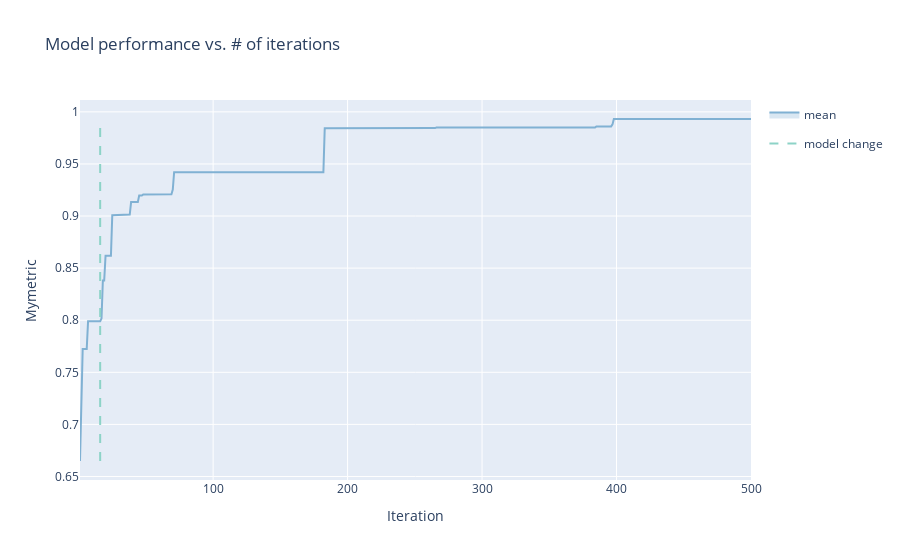

Notebook code cell kept with this figure:
### Code cell
best_parameters, values = axc.get_best_parameters()
from astrobf.tmo import Mantiuk_Seidel
for i in range(ngroups):
    plt.plot(Mantiuk_Seidel(np.linspace(0,100,100), **ext_single_param(best_parameters, f"{i}")))

### Figure 1 — Plotly figure (JSON) as saved in the notebook; plotly's stock layout.template omitted (floating-point values rounded to 4 significant figures; data arrays with more than 128 entries replaced by an {"elided": "..."} marker saying what was removed)
{"data": [{"hoverinfo": "none", "legendgroup": "", "line": {"width": 0}, "mode": "lines", "showlegend": false, "type": "scatter", "x": {"elided": "500 int values"}, "y": {"elided": "500 float values"}}, {"fill": "tonexty", "fillcolor": "rgba(128,177,211,0.3)", "legendgroup": "mean", "line": {"color": "rgba(128,177,211,1)"}, "mode": "lines", "name": "mean", "text": {"elided": "500 str values"}, "type": "scatter", "x": {"elided": "500 int values"}, "y": {"elided": "500 float values"}}, {"fill": "tonexty", "fillcolor": "rgba(128,177,211,0.3)", "hoverinfo": "none", "legendgroup": "", "line": {"width": 0}, "mode": "lines", "showlegend": false, "type": "scatter", "x": {"elided": "500 int values"}, "y": {"elided": "500 float values"}}, {"line": {"color": "rgba(141,211,199,1)", "dash": "dash"}, "mode": "lines", "name": "model change", "type": "scatter", "x": [16, 16], "y": [0.6649, 0.9931]}], "layout": {"showlegend": true, "title": {"text": "Model performance vs. # of iterations"}, "xaxis": {"title": {"text": "Iteration"}}, "yaxis": {"title": {"text": "Mymetric"}}}}
